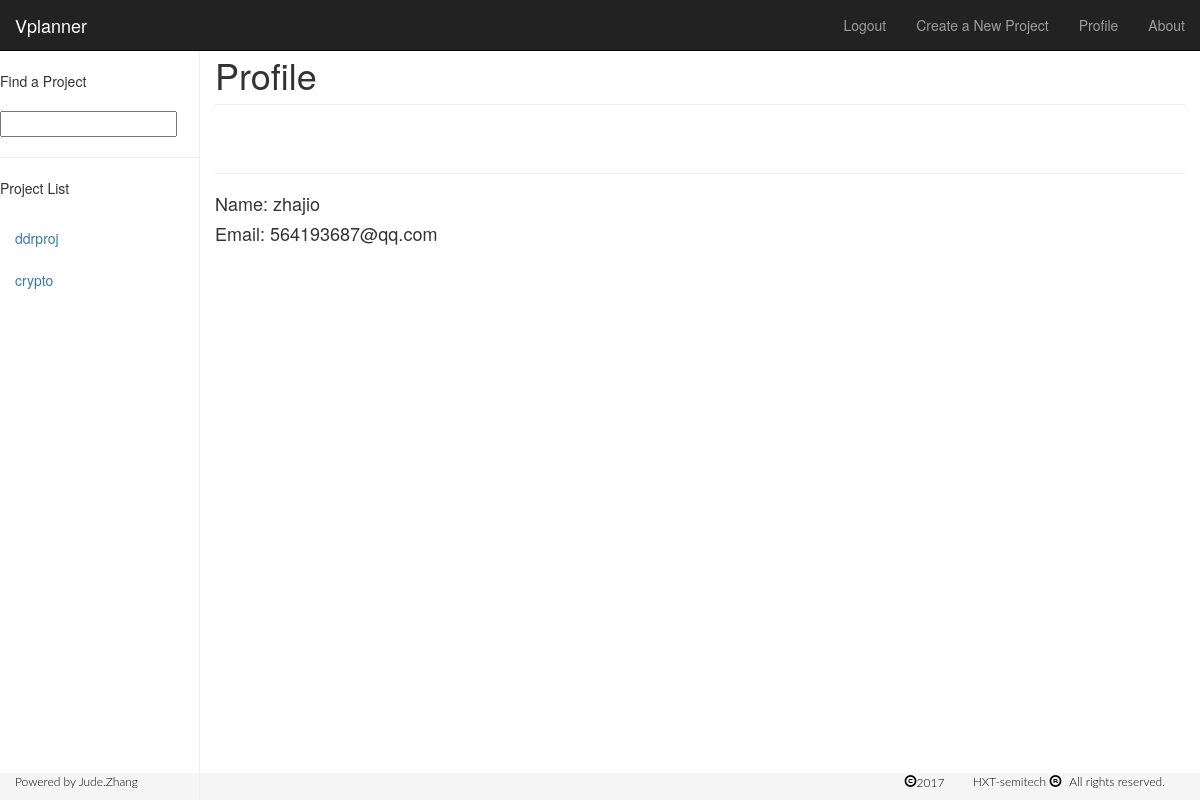
/planner/profile/ (signed in), run on an earlier commit of the app's database.
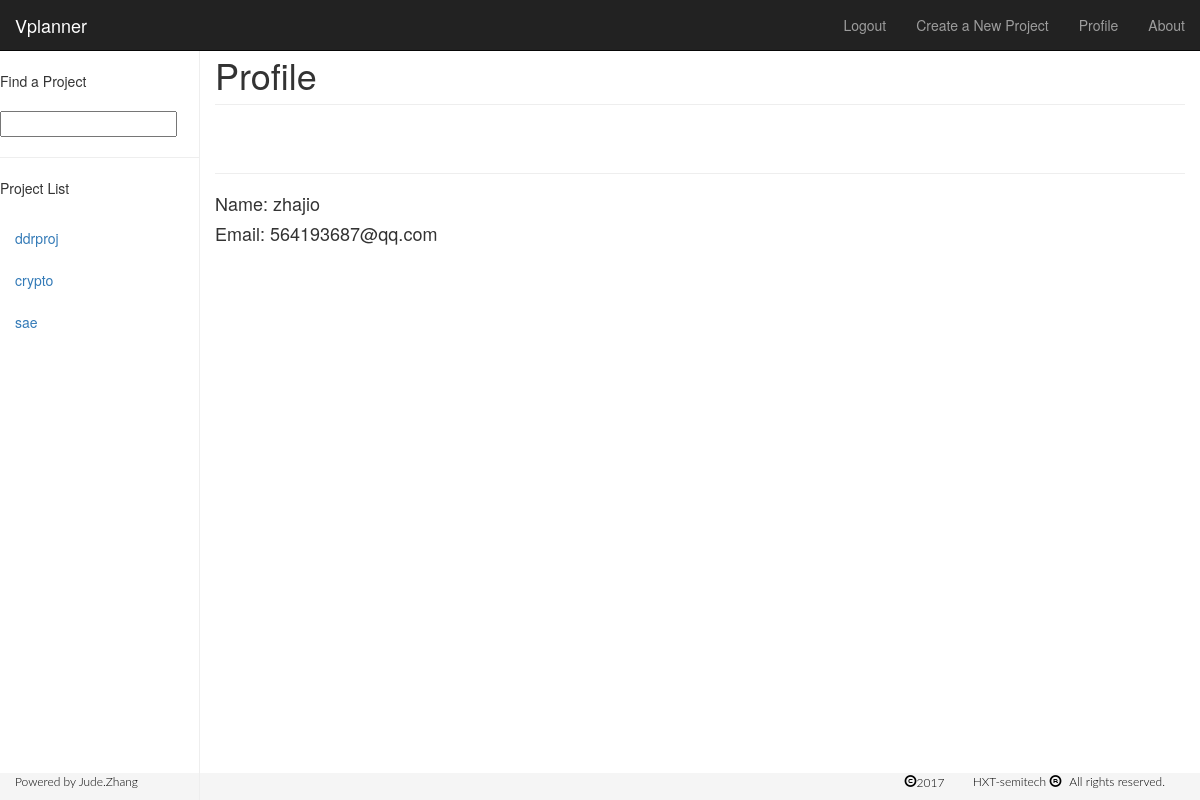
And on a later commit of the database.
### planner/models.py (models this page shows, shortened)
class Project(models.Model):
    name = models.CharField(max_length=128, unique=True)
    likes = models.IntegerField(default=0)
    slug = models.SlugField()
    pid = models.IntegerField(default=0)

### planner/views.py (the view)
@login_required
def profile(request):
    context = RequestContext(request)
    cat_list = get_category_list()
    context_dict = {'cat_list': cat_list}
    u = User.objects.get(username=request.user)
    try:
        up = UserProfile.objects.get(user=u)
    except:
        up = None
    context_dict['user'] = u
    context_dict['userprofile'] = up
    return render_to_response('planner/profile.html', context_dict, context)

### planner/templatetags/planner_extras.py (called while the page is built)
@register.inclusion_tag('planner/cats.html')
def get_category_list(cat=None):
    return {'cats':Project.objects.all(), 'act_cat': cat}

### planner/views.py (called while the page is built)
def get_category_list(max_results=0, starts_with=''):
    cat_list = []
    if starts_with:
        cat_list = Category.objects.filter(name__startswith=starts_with)
    else:
        cat_list = Category.objects.all()
    if max_results > 0:
        if (len(cat_list) > max_results):
            cat_list = cat_list[:max_results]
    for cat in cat_list:
        cat.url = encode_url(cat.name)
    return cat_list

### templates/planner/profile.html (shortened to what this page needs)
{% extends "planner/base.html" %}
{% block body_block %}
<div class="hero-unit">
   	<h1> Profile <h1>
    <br/>
    <h4><h4>
	<p>Name: {{ user.username }}</p>
    <p>Email: {{ user.email }}</p>
</div>
{% endblock %}

### templates/planner/cats.html
{% if cats %}
    <ul class="nav nav-pills nav-stacked">
    {% for c in cats %}
        {% if c == act_cat %}
            <li  class="active" >
        {% else  %}
            <li>
        {% endif %}
        <a href="{% url 'project'  c.slug %}">{{ c.name }}</a></li>
    {% endfor %}
    </ul>
{% endif %}

What changed in the data, as far as the page shows it:
added Project: name "sae"
